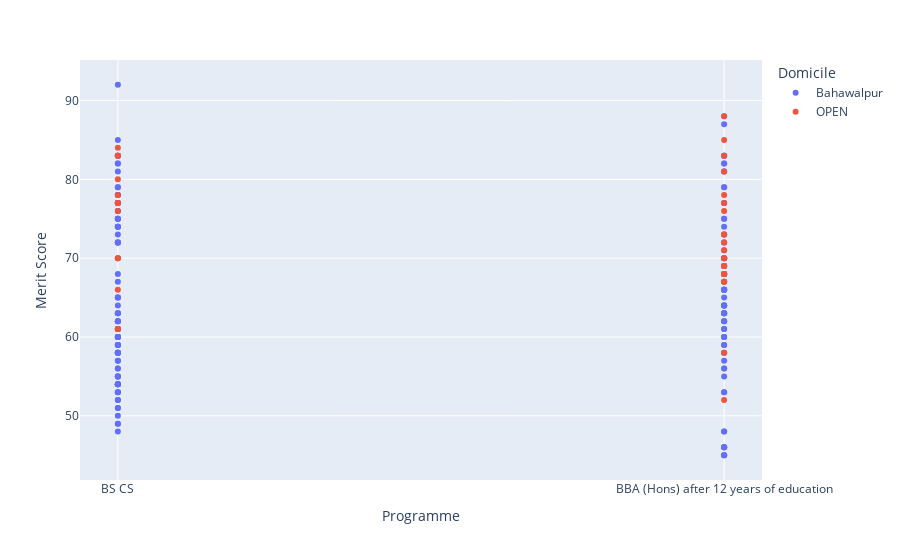

Write notebook code for a chart like this one.
### Code cell
# x and y given as DataFrame columns
import plotly.express as px
import pandas as pd
df = pd.read_csv('dataset/sp18/sp18-for-weka-2020-02-09-jif-clean-bscs-bba.csv')
print(df.columns)
fig = px.scatter(df, x="Programme", y="Merit Score",color="Domicile")
fig.show()

### Figure 1 — Plotly figure (JSON) as saved in the notebook; plotly's stock layout.template omitted (floating-point values rounded to 4 significant figures; data arrays with more than 128 entries replaced by an {"elided": "..."} marker saying what was removed)
{"data": [{"hovertemplate": "Domicile=Bahawalpur<br>Programme=%{x}<br>Merit Score=%{y}<extra></extra>", "legendgroup": "Bahawalpur", "marker": {"color": "#636efa", "symbol": "circle"}, "mode": "markers", "name": "Bahawalpur", "showlegend": true, "type": "scatter", "x": {"elided": "179 str values"}, "xaxis": "x", "y": {"elided": "179 int values"}, "yaxis": "y"}, {"hovertemplate": "Domicile=OPEN<br>Programme=%{x}<br>Merit Score=%{y}<extra></extra>", "legendgroup": "OPEN", "marker": {"color": "#EF553B", "symbol": "circle"}, "mode": "markers", "name": "OPEN", "showlegend": true, "type": "scatter", "x": ["BS CS", "BS CS", "BS CS", "BS CS", "BS CS", "BS CS", "BS CS", "BS CS", "BS CS", "BS CS", "BS CS", "BS CS", "BS CS", "BS CS", "BBA (Hons) after 12 years of education", "BBA (Hons) after 12 years of education", "BBA (Hons) after 12 years of education", "BBA (Hons) after 12 years of education", "BBA (Hons) after 12 years of education", "BBA (Hons) after 12 years of education", "BBA (Hons) after 12 years of education", "BBA (Hons) after 12 years of education", "BBA (Hons) after 12 years of education", "BBA (Hons) after 12 years of education", "BBA (Hons) after 12 years of education", "BBA (Hons) after 12 years of education", "BBA (Hons) after 12 years of education", "BBA (Hons) after 12 years of education", "BBA (Hons) after 12 years of education", "BBA (Hons) after 12 years of education", "BBA (Hons) after 12 years of education", "BBA (Hons) after 12 years of education", "BBA (Hons) after 12 years of education", "BBA (Hons) after 12 years of education", "BBA (Hons) after 12 years of education", "BBA (Hons) after 12 years of education", "BBA (Hons) after 12 years of education"], "xaxis": "x", "y": [61, 66, 70, 61, 77, 77, 83, 83, 80, 76, 84, 77, 78, 70, 58, 71, 70, 73, 67, 85, 78, 83, 69, 72, 88, 73, 81, 68, 70, 76, 68, 68, 68, 69, 67, 77, 52], "yaxis": "y"}], "layout": {"legend": {"title": {"text": "Domicile"}, "tracegroupgap": 0}, "margin": {"t": 60}, "xaxis": {"anchor": "y", "domain": [0, 1], "title": {"text": "Programme"}}, "yaxis": {"anchor": "x", "domain": [0, 1], "title": {"text": "Merit Score"}}}}
